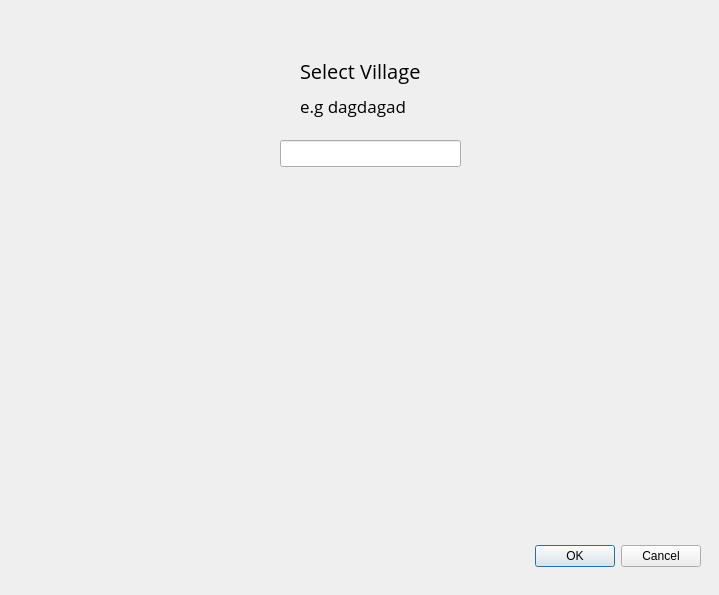
<?xml version="1.0" encoding="UTF-8"?>
<ui version="4.0">
 <class>shifted_faces_heatmapDialogBase</class>
 <widget class="QDialog" name="shifted_faces_heatmapDialogBase">
  <property name="geometry">
   <rect>
    <x>0</x>
    <y>0</y>
    <width>719</width>
    <height>595</height>
   </rect>
  </property>
  <property name="windowTitle">
   <string>shifted_faces_heatmap</string>
  </property>
  <widget class="QDialogButtonBox" name="ok_button">
   <property name="geometry">
    <rect>
     <x>360</x>
     <y>540</y>
     <width>341</width>
     <height>32</height>
    </rect>
   </property>
   <property name="orientation">
    <enum>Qt::Horizontal</enum>
   </property>
   <property name="standardButtons">
    <set>QDialogButtonBox::Cancel|QDialogButtonBox::Ok</set>
   </property>
  </widget>
  <widget class="QLabel" name="label_village">
   <property name="geometry">
    <rect>
     <x>300</x>
     <y>50</y>
     <width>131</width>
     <height>41</height>
    </rect>
   </property>
   <property name="font">
    <font>
     <family>Open Sans</family>
     <pointsize>15</pointsize>
    </font>
   </property>
   <property name="mouseTracking">
    <bool>false</bool>
   </property>
   <property name="text">
    <string>Select Village</string>
   </property>
  </widget>
  <widget class="QLineEdit" name="village_in">
   <property name="geometry">
    <rect>
     <x>280</x>
     <y>140</y>
     <width>181</width>
     <height>27</height>
    </rect>
   </property>
  </widget>
  <widget class="QLabel" name="label_3">
   <property name="geometry">
    <rect>
     <x>300</x>
     <y>90</y>
     <width>141</width>
     <height>31</height>
    </rect>
   </property>
   <property name="font">
    <font>
     <family>Open Sans</family>
     <pointsize>13</pointsize>
    </font>
   </property>
   <property name="text">
    <string>e.g dagdagad</string>
   </property>
  </widget>
 </widget>
 <resources/>
 <connections>
  <connection>
   <sender>ok_button</sender>
   <signal>accepted()</signal>
   <receiver>shifted_faces_heatmapDialogBase</receiver>
   <slot>accept()</slot>
   <hints>
    <hint type="sourcelabel">
     <x>20</x>
     <y>20</y>
    </hint>
    <hint type="destinationlabel">
     <x>20</x>
     <y>20</y>
    </hint>
   </hints>
  </connection>
  <connection>
   <sender>ok_button</sender>
   <signal>rejected()</signal>
   <receiver>shifted_faces_heatmapDialogBase</receiver>
   <slot>reject()</slot>
   <hints>
    <hint type="sourcelabel">
     <x>20</x>
     <y>20</y>
    </hint>
    <hint type="destinationlabel">
     <x>20</x>
     <y>20</y>
    </hint>
   </hints>
  </connection>
 </connections>
</ui>
